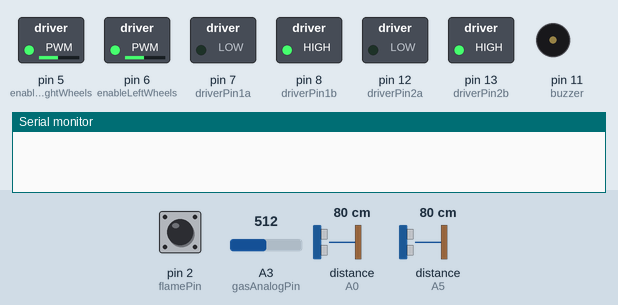
Bench run of a sketch on a simulated Arduino Uno, built with avr-gcc and run on an emulated ATmega328P. Shown: switched loads named in the sketch (green lamp = pin HIGH), buzzer (waves = sounding), the last lines printed to the serial monitor. Wiring (inferred from the names in the program): 2 × ultrasonic range finder: trigger A1, echo A0 / trigger A4, echo A5. Dashed ring = blinking. The inputs (shaded band) are chosen by the test bench; at power-on: distance to the obstacle (sensors on A5, A0) 80 cm, A3 (gasAnalogPin) = 512, pin 2 (flamePin) HIGH. The echo pulse lasts 58.3 µs per cm; pins used as bus, display or sensor lines are not drawn.

Above: at 1.2 s.
1.3 s: distance to the obstacle (sensor on A5) set to 34 cm
2.8 s: distance to the obstacle (sensor on A5) set to 28 cm
At 3.6 s:
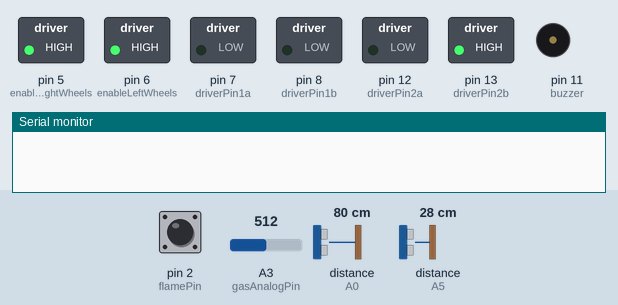
5.8 s: distance to the obstacle (sensor on A0) set to 22 cm
8.8 s: distance to the obstacle (sensor on A0) set to 18 cm
At 10.4 s:
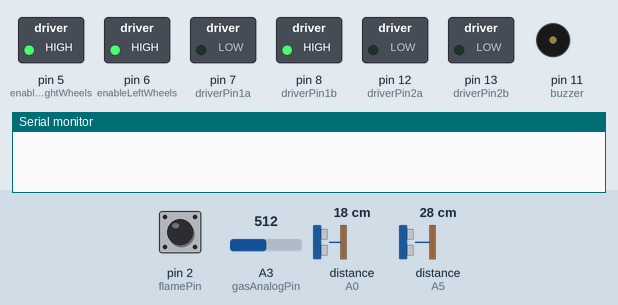
11.8 s: A3 (gasAnalogPin) set to 520
At 13.0 s:
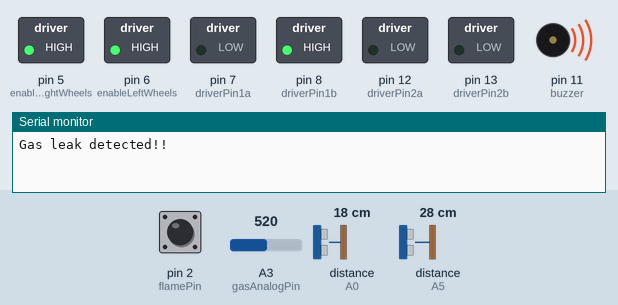
14.8 s: distance to the obstacle (sensor on A0) set to 35 cm
At 16.4 s:
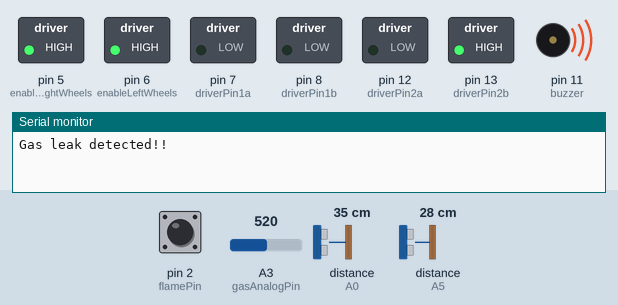
Timing chart, 0 to 18.8 s (numbered marks = the images above; inputs shaded):
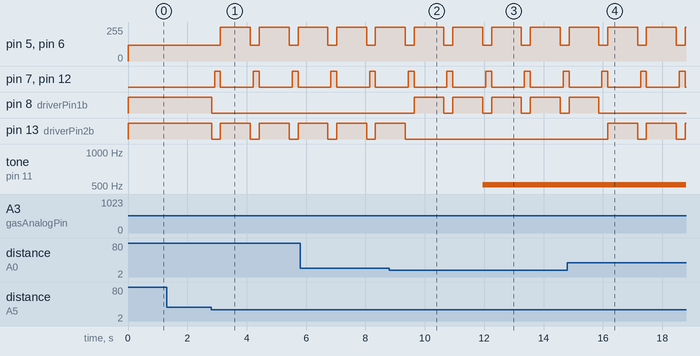

Measured:
- the behaviour switches between 31 and 30 cm on distance to the obstacle (sensor on A5) (found by bisection; images 0 and 1)
- the behaviour switches between 21 and 20 cm on distance to the obstacle (sensor on A0) (found by bisection; images 1 and 2)
- the behaviour switches between 512 and 513 on A3 (gasAnalogPin) (found by bisection; images 2 and 3)
- after the input at 1.3 s, every drawn part: stays the same
- after the input at 2.8 s, pin 5 (enableRightWheels), pin 6 (enableLeftWheels): alternates 255/255 for 1.0 s and 120/255 for 0.30 s, starting after 0.32 s
- after the input at 8.8 s, pin 8 (driverPin1b): LOW → HIGH after 0.84 s, → LOW 1.0 s later, → HIGH 0.30 s later; pin 13 (driverPin2b): goes on until 9.3 s, then stays LOW
- after the input at 11.8 s, tone on pin 11 (buzzer): silent → 512 Hz after 0.15 s
- after the input at 14.8 s, pin 8 (driverPin1b): goes on until 15.9 s, then stays LOW; pin 13 (driverPin2b): alternates HIGH for 1.0 s and LOW for 0.30 s, starting after 1.4 s

The sketch:

Final-Macro-Implementation_V2.0_.ino
```cpp
/**********************************************************
-- Author: Mayowa Oladimeji
-- Date: 27/12/2022
-- Purpose: Fire + Gas Detection Robot Obstacle Avoidance Robot
-- How it works: The robot moves around and runs its obstacle avoidance routine. When fire is detected, it stops the car, keeps buzzing until fire
is gone and resumes its routine. When gas leaks, ring buzzer until gas levels are back to normal. Both routines also send an SMS alert via the Wi-Fi module (simulated by Serial print statements.
1) The IR sensor simulates flame sensor and when any button is pressed
on the remote, this simulates presence of fire,
2) DC motors represent the robot wheels,
3) Gas sensor simulated by potentiometer (for the analog readings). The potentiometer turned completely to the left is 0, and 1024 when turned completely to the right (clockwise rotation).
***********************************************************/

int enableRightWheels = 5;
int enableLeftWheels = 6;

int driverPin1a = 7;
int driverPin1b = 8;
int driverPin2a = 12;
int driverPin2b = 13;

const int trigPin = A4;
const int echoPin = A5;

const int rightTrigPin = A1;
const int rightEchoPin = A0;

int flamePin = 2;
int buzzer = 11;
int buzzerFreq = 512;
int gasAnalogPin = A3;
unsigned long lastGasMessageTime = 0;
unsigned long lastFireMessageTime = 0;

int leftWheelsSpeed;
int rightWheelsSpeed;
float frontDistanceInCM;
float sideDistanceInCM;


void setup() {
  pinMode(enableLeftWheels, OUTPUT);
  pinMode(enableRightWheels, OUTPUT);

  pinMode(driverPin1a, OUTPUT);
  pinMode(driverPin1b, OUTPUT);
  pinMode(driverPin2a, OUTPUT);
  pinMode(driverPin2b, OUTPUT);

  pinMode(trigPin, OUTPUT);
  pinMode(rightTrigPin, OUTPUT);

 attachInterrupt(digitalPinToInterrupt(flamePin), flameDetection, RISING);

  leftWheelsSpeed = 120;
  rightWheelsSpeed = 120;

  Serial.begin(9600);
}


void loop() {
  frontDistanceInCM = checkDistance(trigPin, echoPin);
  sideDistanceInCM = checkDistance(rightTrigPin, rightEchoPin);

  noTone(buzzer);
  startRobot();
  checkForGasLeak();

  if(frontDistanceInCM < 30) {
    stopRobot();
    delay(100);
    moveBackwards();
    delay(200);
    if(sideDistanceInCM < 20) {
      turnLeftWithFullSpeed();
      delay(1000);
    }
    else {
      turnRightWithFullSpeed();
      delay(1000);
    }
  }
  else {
    moveForward();
  }
}

float checkDistance(int trig, int echo) {
  digitalWrite(trig, LOW);
  delayMicroseconds(2);
  digitalWrite(trig, HIGH);
  delayMicroseconds(10);
  digitalWrite(trig, LOW);
  float durationInMicro = pulseIn(echo, HIGH);
  return (durationInMicro*0.034)/2;
}

void checkForGasLeak() {
  if(analogRead(gasAnalogPin) > 512) {
  	tone(buzzer, buzzerFreq);
    sendSMSNotification("Gas leak detected!!", "gas");
  }
}

void flameDetection() {
  stopRobot();
  tone(buzzer, buzzerFreq);
  sendSMSNotification("Fire detected!", "fire");
}

void sendSMSNotification(String message, String type) {
  unsigned long currTime = millis()/1000;
  if(type == "gas") {
    if(currTime - lastGasMessageTime > 10) {
      Serial.println(message);
      lastGasMessageTime = currTime;
    }
  }
  if(type == "fire") {
    if(currTime - lastFireMessageTime > 10) {
      Serial.println(message);
      lastFireMessageTime = currTime;
    }
  }
}

void startRobot() {
  analogWrite(enableLeftWheels, leftWheelsSpeed);
  analogWrite(enableRightWheels, rightWheelsSpeed);
}

void stopRobot() {
    digitalWrite(driverPin1a, LOW);
    digitalWrite(driverPin1b, LOW);

    digitalWrite(driverPin2a, LOW);
    digitalWrite(driverPin2b, LOW);
}

void stopWheels() {
  analogWrite(enableLeftWheels, 0);
  analogWrite(enableRightWheels, 0);
}

void moveForward() {
    digitalWrite(driverPin1a, LOW);
    digitalWrite(driverPin1b, HIGH);

    digitalWrite(driverPin2a, LOW);
    digitalWrite(driverPin2b, HIGH);
}

void moveBackwards() {
    digitalWrite(driverPin1a, HIGH);
    digitalWrite(driverPin1b, LOW);

    digitalWrite(driverPin2a, HIGH);
    digitalWrite(driverPin2b, LOW);
}

void turnRight() {
    analogWrite(enableRightWheels, 0);
    analogWrite(enableLeftWheels, 250);

    digitalWrite(driverPin2a, LOW);
    digitalWrite(driverPin2b, HIGH);
}

void turnRightWithFullSpeed() {
 digitalWrite(enableLeftWheels, HIGH);
 digitalWrite(enableRightWheels, HIGH);

 digitalWrite(driverPin1a, LOW);
 digitalWrite(driverPin1b, LOW);

 digitalWrite(driverPin2a, LOW);
 digitalWrite(driverPin2b, HIGH);
}

void turnLeft() {
    analogWrite(enableRightWheels, 250);
    analogWrite(enableLeftWheels, 0);

    digitalWrite(driverPin1a, LOW);
    digitalWrite(driverPin1b, HIGH);
}

void turnLeftWithFullSpeed(){
  digitalWrite(enableLeftWheels, HIGH);
  digitalWrite(enableRightWheels, HIGH);

  digitalWrite(driverPin1a, LOW);
  digitalWrite(driverPin1b, HIGH);

  digitalWrite(driverPin2a, LOW);
  digitalWrite(driverPin2b, LOW);
}
```
